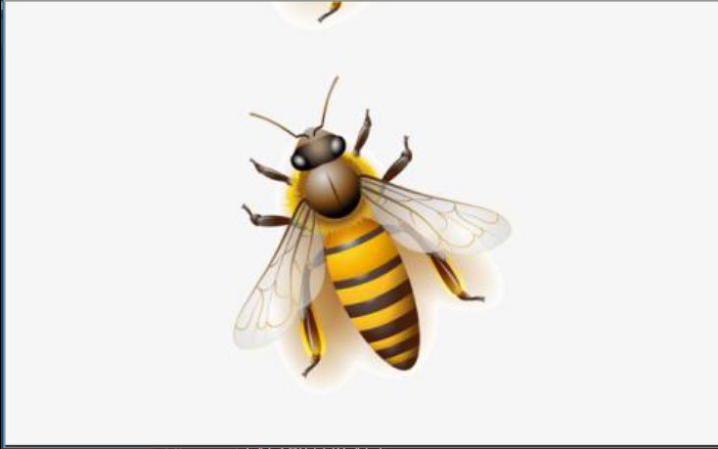
#> input picture insect.png, 718 x 449 px, found by its file name
$ python main_VLPR.py   (older library calls are emulated)
#> lines starting #> are read from the running program, lines starting #| are printed output that depends on the picture; after the words box and inside, x2 and y2 are one past the last pixel; in counts of white or black regions, pixels touching at a corner belong together
import cv2
import numpy as np
image = cv2.imread("C:/Users/lenovo/PycharmProjects/chepai/insect.png")
#> image is the input picture: shape (449, 718, 3); mean B, G, R 225.8, 231.3, 234.6
cv2.imshow("initial", image)
cv2.waitKey()
gray = cv2.cvtColor(image, cv2.COLOR_BGR2GRAY)
gradX = cv2.Sobel(gray, ddepth=cv2.CV_32F, dx=1, dy=0, ksize=-1)
gradY = cv2.Sobel(gray, ddepth=cv2.CV_32F, dx=0, dy=1, ksize=-1)
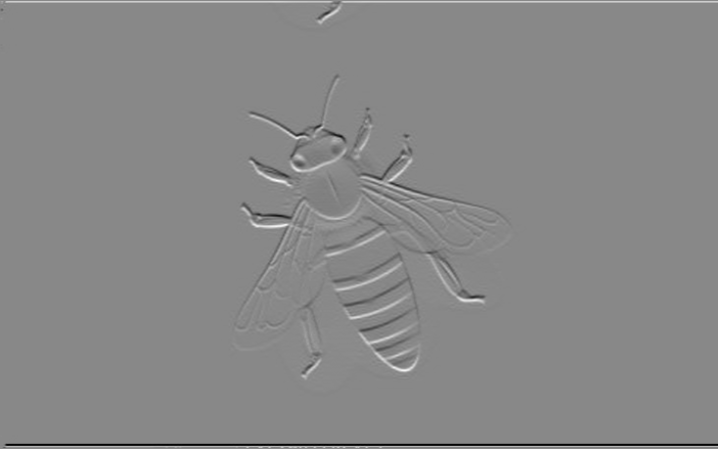
#> gradY: shape (449, 718) float32; min -3041, max 2652, mean -5.4; drawn with min black and max white
gradient = cv2.subtract(gradX, gradY)
gradient = cv2.convertScaleAbs(gradient)
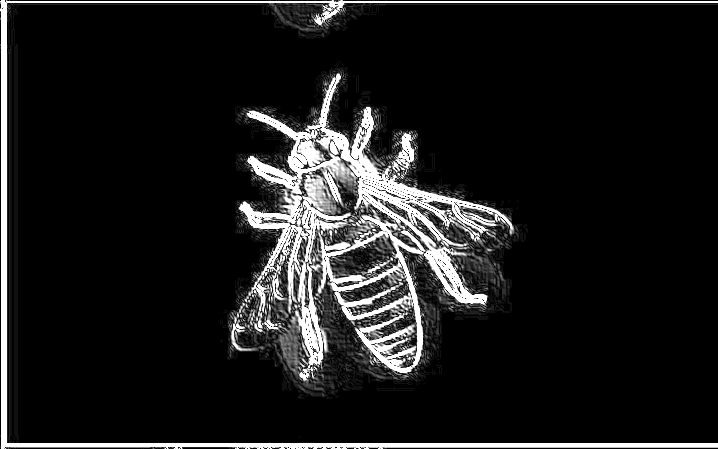
#> gradient: shape (449, 718); min 0, max 255, mean 28.1
cv2.imshow("first", gradient)
cv2.waitKey()
blurred = cv2.blur(gradient, (9, 9))
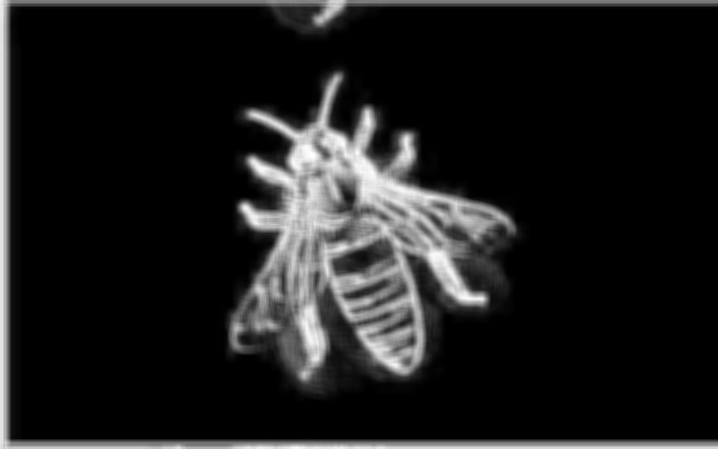
#> blurred: shape (449, 718); min 0, max 255, mean 28.6
(_, thresh) = cv2.threshold(blurred, 90, 255, cv2.THRESH_BINARY)
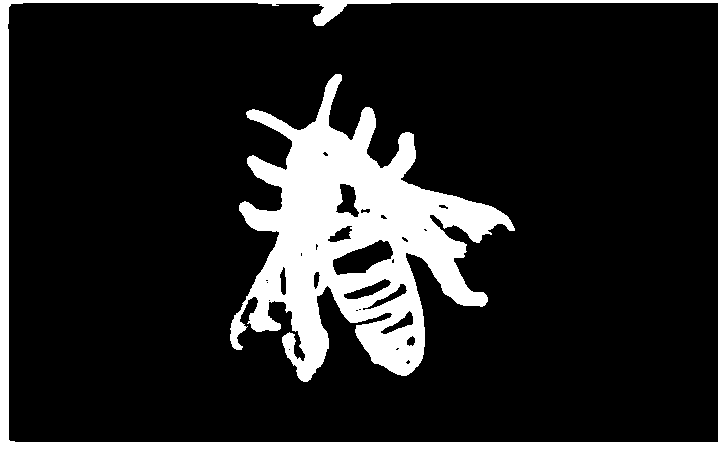
#> thresh: shape (449, 718); 14.8% white; 2 white regions, box (x1, y1, x2, y2) and area: (230, 74, 515, 382) 35881, (0, 0, 718, 449) 11717
cv2.imshow("thresh", thresh)
cv2.waitKey()
kernel = cv2.getStructuringElement(cv2.MORPH_RECT, (25, 25))
closed = cv2.morphologyEx(thresh, cv2.MORPH_CLOSE, kernel)
#> closed: shape (449, 718); 17.7% white; 2 white regions, box (x1, y1, x2, y2) and area: (230, 74, 515, 382) 45130, (0, 0, 718, 449) 11816
cv2.imshow("closed1", closed)
cv2.waitKey()
closed = cv2.erode(closed, None, iterations=4)
#> closed: shape (449, 718); 13.5% white; 8 white regions (4 under 20 px), largest, box (x1, y1, x2, y2) and area: (234, 101, 508, 376) 38670, (0, 0, 718, 449) 4396, (317, 0, 343, 21) 336, (253, 114, 273, 123) 24
closed = cv2.dilate(closed, None, iterations=4)
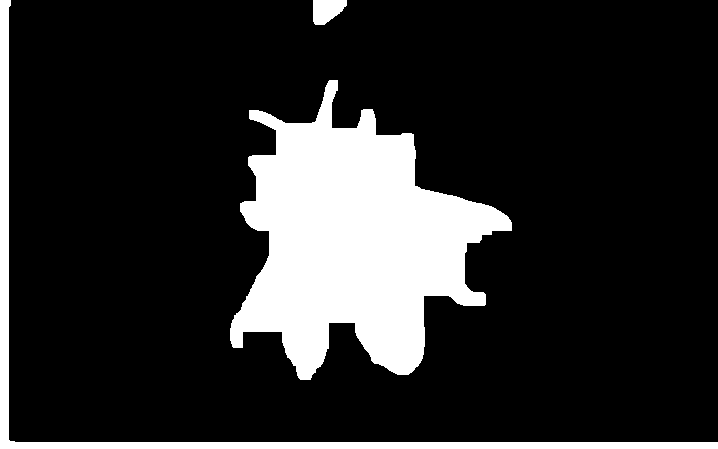
#> closed: shape (449, 718); 16.9% white; 3 white regions
cv2.imshow("closed2", closed)
cv2.waitKey()
(cnts, _) = cv2.findContours(closed.copy(), cv2.RETR_EXTERNAL, cv2.CHAIN_APPROX_SIMPLE)
#> cnts = 3 contours; box (x1, y1, x2, y2) and area: (230, 80, 512, 380) 44298, (0, 0, 718, 449) 7858, (313, 0, 347, 25) 591
c = sorted(cnts, key=cv2.contourArea, reverse=True)[0]
#> c = contour of 420 points, box (x1, y1, x2, y2) (230, 80, 512, 380), area 44298
rect = cv2.minAreaRect(c)
#> rect = ((374.1, 233.9), (301, 272.3), -85.43)
box = np.int0(cv2.boxPoints(rect))
#> box = [[497, 394], [226, 373], [250, 73], [521, 94]]
cv2.drawContours(image, [box], -1, (0, 255, 0), 3)
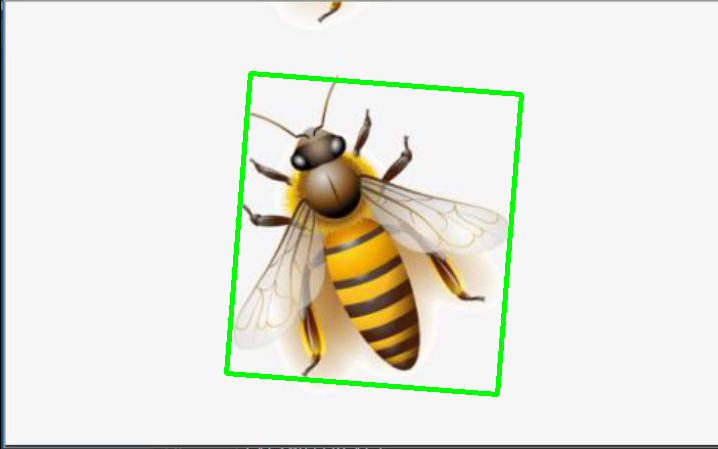
#> image: shape (449, 718, 3); 1.76% of pixels changed, all inside (x1, y1, x2, y2) = (224, 71, 524, 397)
cv2.imshow("Image", image)
cv2.imwrite("contoursImage2.jpg", image)
cv2.waitKey(0)
Xs = [i[0] for i in box]
#> Xs = [497, 226, 250, 521]
Ys = [i[1] for i in box]
#> Ys = [394, 373, 73, 94]
x1 = min(Xs)
#> x1 = 226
x2 = max(Xs)
#> x2 = 521
y1 = min(Ys)
#> y1 = 73
y2 = max(Ys)
#> y2 = 394
hight = y2 - y1
#> hight = 321
width = x2 - x1
#> width = 295
cropImg = image[y1:y1+hight, x1:x1+width]
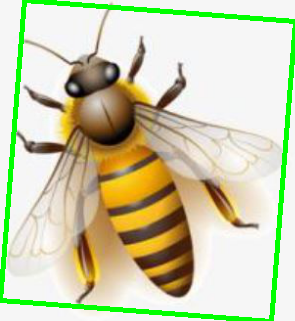
#> cropImg: shape (321, 295, 3); mean B, G, R 173.5, 207.6, 204.7
cv2.imshow("cropImg", cropImg)
#cv2.imwrite("insect.png", cropImg)
cv2.waitKey()
